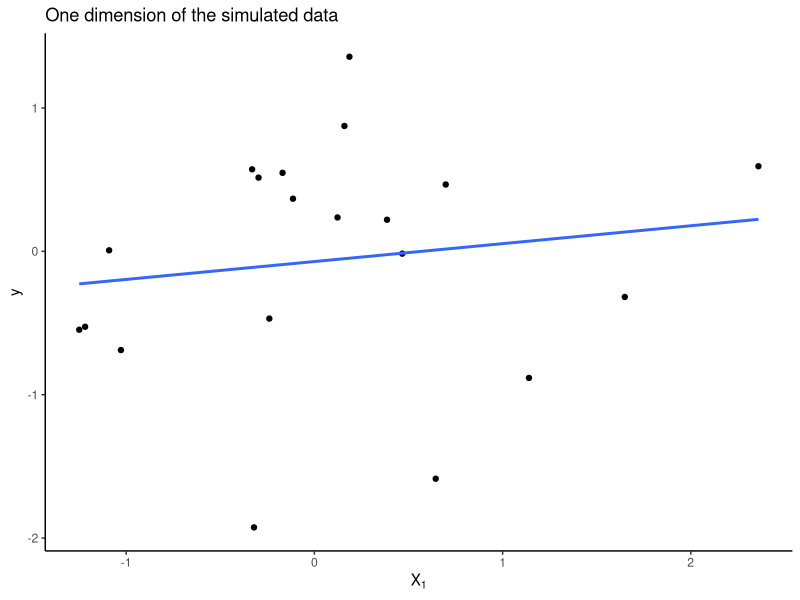

Reproduce this figure in R.
## ---- chunk 1
#| fig-alt: "Scatterplot of simulated x,y data points with an overlaid regression line."
library(tidyverse)

n <- 20
X <- matrix(rnorm(n * 2), ncol = 2)
y <- rnorm(n)

ggplot(NULL, aes(x = X[, 1], y = y)) +
  geom_point() +
  geom_smooth(method = "lm", se = FALSE) +
  labs(title = "One dimension of the simulated data", x = expression(X[1])) +
  theme_classic()
## ---- chunk 2
loss <- function(beta) {
  resid <- y - X %*% beta
  sum(resid^2) / (2 * n)
}

analytical_grad <- function(beta) {
  grad <- -t(y - X %*% beta) %*% X / n
  as.vector(grad)
}
## ---- chunk 3
#' @param f function that takes a single vector argument x
#' @param x point at which to evaluate derivative of f (vector)
#' @param d direction in which to take derivative of f (vector)
#' @param eps epsilon to use in the gradient approximation
numerical_directional_grad <- function(f, x, d, eps = 1e-8) {
  (f(x + eps * d) - f(x - eps * d)) / (2 * eps)
}
## ---- chunk 4
zeros_like <- function(x) {
  rep(0, length(x))
}

numerical_grad <- function(f, x, eps = 1e-8) {
  grad <- zeros_like(x)
  for (dim in seq_along(x)) {
    unit <- zeros_like(x)
    unit[dim] <- 1
    grad[dim] <- numerical_directional_grad(f, x, unit, eps)
  }
  grad
}

relative_error <- function(want, got) {
  (want - got) / want # assumes want is not zero
}
## ---- chunk 5
b <- c(2, 3) # point in parameter space to check gradient at

num_grad <- numerical_grad(loss, b)
ana_grad <- analytical_grad(b)

num_grad
ana_grad
relative_error(num_grad, ana_grad)
